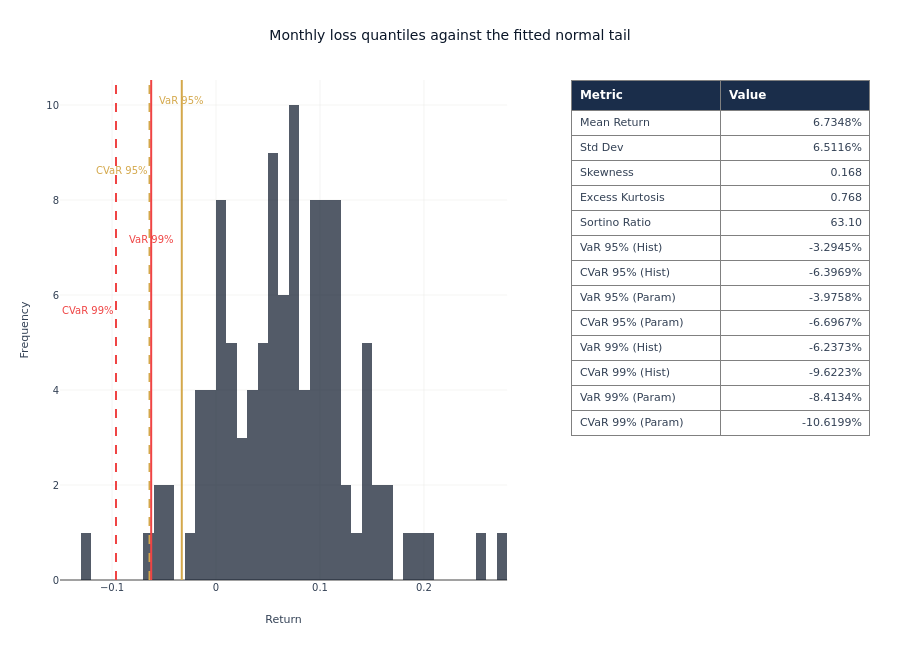

This figure's notebook cell:
### Markdown cell above
**Tail risk panel.** Value at risk and conditional value at risk at the two
conventional confidence levels, drawn against the empirical tail.

### Code cell
fig_tail = plot_tail_risk_analysis(strat_arr)
_var_99 = float(np.quantile(strat_arr, 0.01))
for annotation, y_position in zip(
    fig_tail.layout.annotations,
    [0.96, 0.82, 0.68, 0.54],
    strict=False,
):
    annotation.update(y=y_position, yanchor="middle")
fig_tail.update_layout(
    title="Monthly loss quantiles against the fitted normal tail",
    height=650,
    margin={"b": 70, "l": 60, "r": 30, "t": 80},
)
fig_tail.show()

### Figure 1 — Plotly figure (JSON) as saved in the notebook; plotly's stock layout.template omitted (floating-point values rounded to 4 significant figures)
{"data": [{"marker": {"color": "#0a1628"}, "name": "Returns", "nbinsx": 60, "opacity": 0.7, "showlegend": false, "type": "histogram", "x": [-0.052, 0.1126, -0.001626, 0.01892, 0.09941, 0.005679, 0.05, 0.04092, 0.1404, -0.04362, -0.02314, 0.08332, 0.1082, 0.04679, 0.2523, 0.1029, 0.1661, 0.0534, -0.01532, 0.0345, 0.1186, 0.06453, 0.1124, 0.07583, 0.1842, 0.1058, 0.0972, 0.08222, 0.04616, 0.115, 0.09252, 0.05992, 0.09619, -0.1293, -0.05478, 0.1453, -0.01356, 0.07839, 0.009519, 0.08549, 0.06296, -0.0176, 0.0003543, 0.1045, 0.0593, 0.003449, 0.05071, 0.02897, 0.1441, 0.05836, 0.09373, 0.1513, 0.1182, 0.09602, 0.1106, 0.01173, 0.1245, 0.07969, 0.03229, 0.2708, 0.12, 0.06438, 0.1, -0.007532, 0.005539, -0.01465, 0.02148, 0.06195, 0.08049, 0.05273, 0.02896, 0.1945, 0.0795, 0.1268, 0.06524, -0.004317, 0.1023, 0.0758, 0.07262, 0.0114, -0.04097, 0.07335, -0.06312, 0.1085, 0.03814, 0.003297, 0.017, 0.002063, 0.03191, 0.1401, -0.005226, 0.04306, 0.0422, 0.09145, 0.05419, 0.1522, 0.1072, 0.07429, 0.1173, 0.009235, 0.2057, 0.01119, 0.1665, 0.1462, 0.07948, 0.07802, 0.09782, 0.06372, 0.05215, 0.1387], "xaxis": "x", "yaxis": "y"}, {"cells": {"align": ["left", "right"], "fill": {"color": "rgba(0,0,0,0)"}, "font": {"color": "#334155", "size": 11}, "height": 25, "values": [["Mean Return", "Std Dev", "Skewness", "Excess Kurtosis", "Sortino Ratio", "VaR 95% (Hist)", "CVaR 95% (Hist)", "VaR 95% (Param)", "CVaR 95% (Param)", "VaR 99% (Hist)", "CVaR 99% (Hist)", "VaR 99% (Param)", "CVaR 99% (Param)"], ["6.7348%", "6.5116%", "0.168", "0.768", "63.10", "-3.2945%", "-6.3969%", "-3.9758%", "-6.6967%", "-6.2373%", "-9.6223%", "-8.4134%", "-10.6199%"]]}, "domain": {"x": [0.632, 1.0], "y": [0.0, 1.0]}, "header": {"align": "left", "fill": {"color": "#1a2d4a"}, "font": {"color": "#FFFFFF", "size": 12}, "height": 30, "values": ["<b>Metric</b>", "<b>Value</b>"]}, "type": "table"}], "layout": {"annotations": [{"font": {"color": "#D4A84B", "size": 10}, "showarrow": false, "text": "VaR 95%", "x": -0.03294, "xanchor": "center", "xref": "x", "y": 0.96, "yanchor": "middle", "yref": "y domain"}, {"font": {"color": "#D4A84B", "size": 10}, "showarrow": false, "text": "CVaR 95%", "x": -0.06397, "xanchor": "right", "xref": "x", "y": 0.82, "yanchor": "middle", "yref": "y domain"}, {"font": {"color": "#ef4444", "size": 10}, "showarrow": false, "text": "VaR 99%", "x": -0.06237, "xanchor": "center", "xref": "x", "y": 0.68, "yanchor": "middle", "yref": "y domain"}, {"font": {"color": "#ef4444", "size": 10}, "showarrow": false, "text": "CVaR 99%", "x": -0.09622, "xanchor": "right", "xref": "x", "y": 0.54, "yanchor": "middle", "yref": "y domain"}], "font": {"color": "#334155", "family": "DM Sans, DejaVu Sans, sans-serif", "size": 12}, "height": 650, "hoverlabel": {"bgcolor": "white", "font": {"family": "DM Sans, DejaVu Sans, sans-serif", "size": 13}}, "hovermode": "x unified", "margin": {"b": 70, "l": 60, "r": 30, "t": 80}, "paper_bgcolor": "rgba(0,0,0,0)", "plot_bgcolor": "rgba(0,0,0,0)", "shapes": [{"line": {"color": "#D4A84B", "dash": "solid", "width": 2}, "type": "line", "x0": -0.03294, "x1": -0.03294, "xref": "x", "y0": 0, "y1": 1, "yref": "y domain"}, {"line": {"color": "#D4A84B", "dash": "dash", "width": 2}, "type": "line", "x0": -0.06397, "x1": -0.06397, "xref": "x", "y0": 0, "y1": 1, "yref": "y domain"}, {"line": {"color": "#ef4444", "dash": "solid", "width": 2}, "type": "line", "x0": -0.06237, "x1": -0.06237, "xref": "x", "y0": 0, "y1": 1, "yref": "y domain"}, {"line": {"color": "#ef4444", "dash": "dash", "width": 2}, "type": "line", "x0": -0.09622, "x1": -0.09622, "xref": "x", "y0": 0, "y1": 1, "yref": "y domain"}], "showlegend": false, "title": {"text": "Monthly loss quantiles against the fitted normal tail"}, "xaxis": {"anchor": "y", "domain": [0.0, 0.552], "title": {"text": "Return"}}, "yaxis": {"anchor": "x", "domain": [0.0, 1.0], "title": {"text": "Frequency"}}}}
